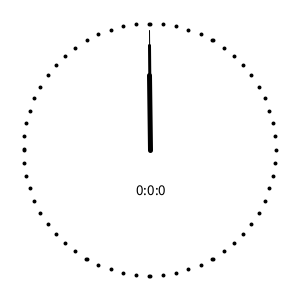
Frame 1 (no input)
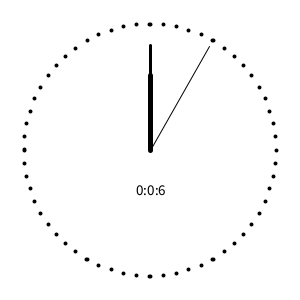
Frame 60 (the mouse pressed at the canvas centre just before this capture)
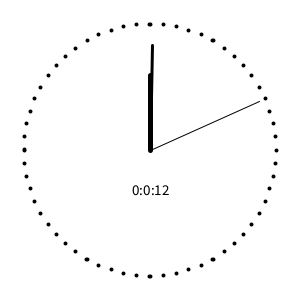
Frame 120 (the mouse held since frame 60 and released just before this capture)

The Processing sketch that drew these frames (run headless with seeded random() and noise(); from frame 60 on, the mouse is pressed at the canvas centre):

// Processing sketch: sketch_08clock1
// ── sketch_08clock1.pde
ArrayList <PVector> seconds = new ArrayList<PVector>();
ArrayList <PVector> minutes = new ArrayList<PVector>();
ArrayList <PVector> hours = new ArrayList<PVector>();
int n, s , m, h;

void setup() {
  size(300, 300);
  begin();
}

void draw() {
  background(255);
  translate(width/2, height/2);
  clockdis();
  move();
  texts();
}

// ── other.pde
void begin() {
  for (float angle = 0; angle < 360; angle += 6) {
    PVector s = PVector.fromAngle(radians(angle-90));
    s.setMag(width*40/100);
    seconds.add(s);
  }
  for (float angle = 0; angle < 360; angle += 0.1) {
    PVector m = PVector.fromAngle(radians(angle-90));
    m.setMag(width*35/100);
    minutes.add(m);
  }
  for (float angle = 0; angle < 360; angle += 0.008333334) {
    PVector h = PVector.fromAngle(radians(angle-90));
    h.setMag(width*25/100);
    hours.add(h);
  }
}


void clockdis() {
  for (float angle = 0; angle < 360; angle += 6) {
    PVector c = PVector.fromAngle(radians(angle-90));
    c.setMag(width*42/100);
    strokeWeight(4);
    point(c.x, c.y);
  }
}


void move() {
  strokeWeight(1);
  line(0, 0, seconds.get(s).x, seconds.get(s).y);
  strokeWeight(3);
  line(0, 0, minutes.get(m).x, minutes.get(m).y);
  strokeWeight(5);
  line(0, 0, hours.get(h).x, hours.get(h).y);
  if (frameCount % 10 == 0) {
    s += 1;
    m += 1;
    h += 1;
    if (s >= seconds.size()) {
      s = 0;
    }
    if (m >= minutes.size()) {
      m = 0;
    }
    if (h >= hours.size()) {
      h = 0;
    }
  }
}


void texts() {
  textAlign(CENTER);
  textSize(width/20);
  fill(0);
  text(h/720 + ":" + m/60 + ":" + s, 0, height*0.15);
}
